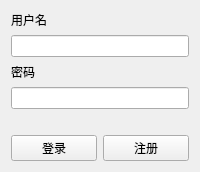
<?xml version="1.0" encoding="UTF-8"?>
<ui version="4.0">
 <class>LoginWindow</class>
 <widget class="QWidget" name="LoginWindow">
  <property name="windowTitle">
   <string>登录 - Secure Chat</string>
  </property>
  <layout class="QVBoxLayout" name="verticalLayout">
   <item>
    <widget class="QLabel" name="label">
     <property name="text">
      <string>用户名</string>
     </property>
    </widget>
   </item>
   <item>
    <widget class="QLineEdit" name="lineEditUsername"/>
   </item>
   <item>
    <widget class="QLabel" name="label_2">
     <property name="text">
      <string>密码</string>
     </property>
    </widget>
   </item>
   <item>
    <widget class="QLineEdit" name="lineEditPassword">
     <property name="echoMode">
      <enum>QLineEdit::Password</enum>
     </property>
    </widget>
   </item>
   <item>
    <widget class="QLabel" name="labelStatus">
     <property name="text">
      <string/>
     </property>
     <property name="styleSheet">
      <string notr="true">color: red;</string>
     </property>
    </widget>
   </item>
   <item>
    <layout class="QHBoxLayout" name="horizontalLayout">
     <item>
      <widget class="QPushButton" name="btnLogin">
       <property name="text">
        <string>登录</string>
       </property>
      </widget>
     </item>
     <item>
      <widget class="QPushButton" name="btnRegister">
       <property name="text">
        <string>注册</string>
       </property>
      </widget>
     </item>
    </layout>
   </item>
  </layout>
 </widget>
 <resources/>
 <connections/>
</ui>
